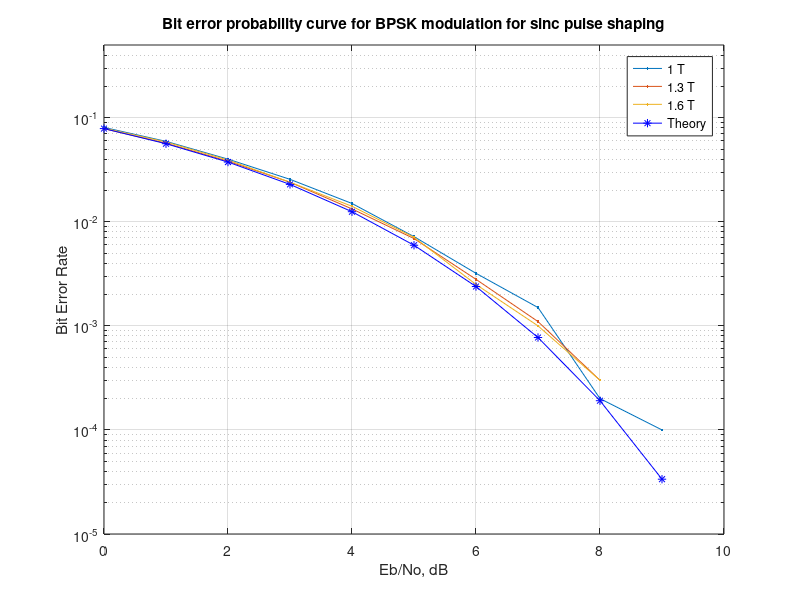

Reproduce this figure in MATLAB.
% PRABHAT KUMAR RAI --- EE18MTECH01005
% PROBLEM  -- BPSK WITH SINC PULSE SHAPING & RECEPTION WITH MATCHED FILTER
% with different sampling instances 1T,1.3T,1.6T
clear all; close all; clc;

% input signal generation with 0 or 1
N=10000;
x_in=rand(1,N)>0.5; 

% bpsk generation 
x_bpsk=2*x_in-1; % conversion into bpsk bits i.e. (1 or -1)

% upsampling the bpsk signal
samp_fact=2;
x_up=upsample(x_bpsk,samp_fact);      % upsampling by 2
a=1:0.3:1.6;                      % T=1T, T=1.3T, T=1.6T

for off=1:length(a)
% sinc pulse shaping
%lin = linspace(-50,50,21);
lin=-10*a:(a*1/2):10*a;        % -nT:T/l:nT  T=1, n=10 l=2
y1 = sinc(lin);
%stem(y1);
y  = y1/norm(y1);
sinc_shap=conv(x_up,y); % sinc pulse shaping

%-----NOISE GENERATION & ADDITION TO SIGNAl
noise=randn(1,length(sinc_shap));
comp_noise=1/sqrt(2)*(noise+1i*noise); % guassian noise mean=0 variance=1 (approximately)
Eb_No_dB = [0:9]; % different Eb/N values

for r = 1:length(Eb_No_dB)
    
    % Noise addition
    corrp = sinc_shap + 10^(-Eb_No_dB(r)/20)*comp_noise;
    
    %----Matched filter
    h_match=conv(conj(y),corrp);
    
    % choosing only best samples of length l*N
    h_match=real(h_match);
    
    h_best=h_match(((length(h_match)/2 + 1)-(samp_fact*N/2)):((length(h_match)/2)+(samp_fact*N/2)));  

    % down sampling
    k_down=downsample(h_best,samp_fact);   % down sampling by 2

    % Demodulating the signal
    out=[];
    for q=1:length(k_down)
        if k_down(q)>0
            out1=1;
        else
            out1=0;  
        end
        out=[out out1];
    end 
    out; % output after demodulation
    
    % calculating the number of bit errors
    nError(r) = biterr(x_in , out);
    simulation_Ber = nError/N; % simulated ber
end
x=simulation_Ber;
semilogy(Eb_No_dB,simulation_Ber,'.-'); axis([0 10 10^-5 0.5]);
hold on;
end
hold on;
theory_Ber = 0.5*erfc(sqrt(10.^(Eb_No_dB/10))); % theoretical ber 
semilogy(Eb_No_dB,theory_Ber,'b*-'); hold on
legend('1 T','1.3 T','1.6 T','Theory'); xlabel('Eb/No, dB');
axis([0 10 10^-5 0.5]); grid on;
ylabel('Bit Error Rate'); 
title('Bit error probability curve for BPSK modulation for sinc pulse shaping');